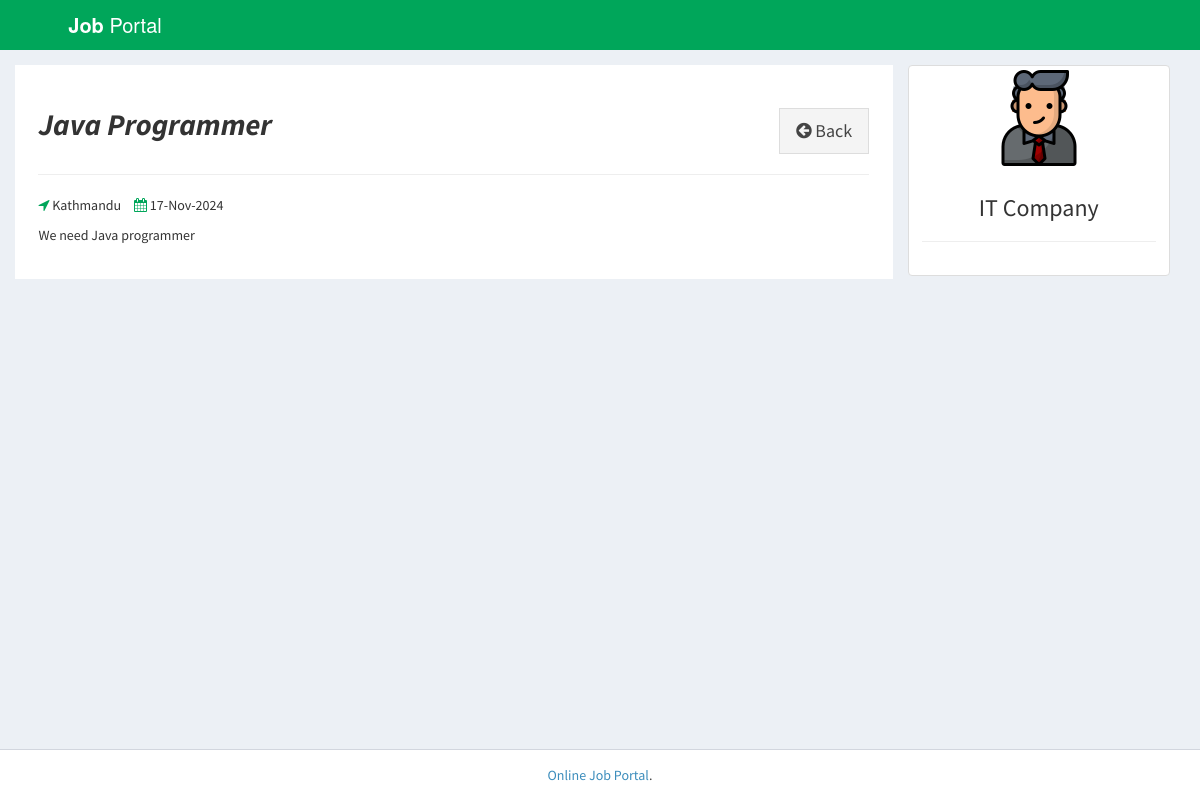
Page /admin/view-job-post.php?id=1 (signed in) on the committed database.
### tables this page shows
CREATE TABLE `job_post` (
  `id_jobpost` int(11) NOT NULL,
  `id_company` int(11) NOT NULL,
  `jobtitle` varchar(255) NOT NULL,
  `description` text NOT NULL,
  `minimumsalary` varchar(255) NOT NULL,
  `maximumsalary` varchar(255) NOT NULL,
  `experience` varchar(255) NOT NULL,
  `qualification` varchar(255) NOT NULL,
  `createdat` timestamp NOT NULL DEFAULT current_timestamp()
);

CREATE TABLE `company` (
  `id_company` int(11) NOT NULL,
  `name` varchar(255) NOT NULL,
  `companyname` varchar(255) NOT NULL,
  `country` varchar(255) NOT NULL,
  `state` varchar(255) NOT NULL,
  `city` varchar(255) NOT NULL,
  `contactno` varchar(255) NOT NULL,
  `website` varchar(255) NOT NULL,
  `email` varchar(255) NOT NULL,
  `password` varchar(255) NOT NULL,
  `aboutme` varchar(255) DEFAULT NULL,
  `logo` varchar(255) NOT NULL,
  `createdAt` timestamp NOT NULL DEFAULT current_timestamp(),
  `active` int(11) NOT NULL DEFAULT 2
);

### admin/view-job-post.php (the view, shortened to what this page needs)
<?php
require_once("../db.php");
$sql1 = "SELECT * FROM job_post INNER JOIN company ON job_post.id_company=company.id_company WHERE id_jobpost='$_GET[id]'";
$result1 = $conn->query($sql1);
if($result1->num_rows > 0)
{
  $row = $result1->fetch_assoc();
}
?>
<!DOCTYPE html>
<html>
<head>
  <link rel="stylesheet" href="https://cdnjs.cloudflare.com/ajax/libs/twitter-bootstrap/3.3.7/css/bootstrap.min.css">
  <link rel="stylesheet" href="https://cdnjs.cloudflare.com/ajax/libs/font-awesome/4.7.0/css/font-awesome.min.css">
  <link rel="stylesheet" href="https://cdnjs.cloudflare.com/ajax/libs/ionicons/2.0.1/css/ionicons.min.css">
  <link rel="stylesheet" href="../css/AdminLTE.min.css">
  <link rel="stylesheet" href="../css/_all-skins.min.css">
  <link rel="stylesheet" href="../css/custom.css">
</head>
<body class="hold-transition skin-green sidebar-mini">
<div class="wrapper">
  <header class="main-header">
    <a href="index.php" class="logo logo-bg">
      <span class="logo-lg"><b>Job</b> Portal</span>
    </a>
    <nav class="navbar navbar-static-top">
    </nav>
  </header>
  <div class="content-wrapper" style="margin-left: 0px;">
    <section id="candidates" class="content-header">
      <div class="container">
        <div class="row">
          <div class="col-md-9 bg-white padding-2">
            <div class="pull-left">
              <h2><b><i><?php echo $row['jobtitle']; ?></i></b></h2>
            </div>
            <div class="pull-right">
              <a href="active-jobs.php" class="btn btn-default btn-lg btn-flat margin-top-20"><i class="fa fa-arrow-circle-left"></i> Back</a>
            </div>
            <div class="clearfix"></div>
            <hr>
            <div>
              <p><span class="margin-right-10"><i class="fa fa-location-arrow text-green"></i> <?php echo $row['city']; ?></span> <i class="fa fa-calendar text-green"></i> <?php echo date("d-M-Y", strtotime($row['createdat'])); ?></p>
            </div>
            <div>
              <?php echo stripcslashes($row['description']); ?>
            </div>
          </div>
          <div class="col-md-3">
            <div class="thumbnail">
              <img src="../uploads/logo/<?php echo $row['logo']; ?>" alt="companylogo">
              <div class="caption text-center">
                <h3><?php echo $row['companyname']; ?></h3>
                <hr>
              </div>
            </div>
          </div>
        </div>
      </div>
    </section>
  </div>
  <footer class="main-footer" style="margin-left: 0px;">
    <div class="text-center">
    <a>Online Job Portal</a>.</strong>
    </div>
  </footer>
</div>
</body>
</html>

### css/custom.css (style rules this page uses)
.logo-bg { background-color: #00A65A !important; }
.margin-top-20 { margin-top: 20px; }
.padding-2 { padding: 2%; }
.bg-white { background-color: #fff; }
.margin-right-10 { margin-right: 10px; }

### rows in the picture
job_post: jobtitle "Java Programmer", id_company.city "Kathmandu", createdat "17-Nov-2024", description "We need Java programmer", id_company.logo (picture), id_company.companyname "IT Company"
